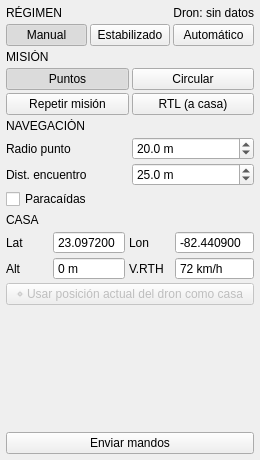
<?xml version="1.0" encoding="UTF-8"?>
<ui version="4.0">
 <class>Widget_Mandos</class>
 <widget class="QWidget" name="Widget_Mandos">
  <property name="geometry">
   <rect>
    <x>0</x>
    <y>0</y>
    <width>260</width>
    <height>460</height>
   </rect>
  </property>
  <property name="windowTitle">
   <string>Mandos</string>
  </property>
  <layout class="QVBoxLayout" name="lPrincipal">
   <property name="spacing">
    <number>4</number>
   </property>
   <property name="leftMargin">
    <number>6</number>
   </property>
   <property name="topMargin">
    <number>6</number>
   </property>
   <property name="rightMargin">
    <number>6</number>
   </property>
   <property name="bottomMargin">
    <number>6</number>
   </property>
   <item>
    <layout class="QHBoxLayout" name="lCabeceraRegimen">
     <item>
      <widget class="QLabel" name="lTituloRegimen">
       <property name="text">
        <string>RÉGIMEN</string>
       </property>
       <property name="rol" stdset="0">
        <string>seccion</string>
       </property>
      </widget>
     </item>
     <item>
      <widget class="QLabel" name="lEstadoDron">
       <property name="text">
        <string>Dron: sin datos</string>
       </property>
       <property name="toolTip">
        <string>Régimen y misión en los que está el dron ahora (lo que dice su telemetría)</string>
       </property>
       <property name="alignment">
        <set>Qt::AlignRight|Qt::AlignVCenter</set>
       </property>
      </widget>
     </item>
    </layout>
   </item>
   <item>
    <layout class="QHBoxLayout" name="lRegimen">
     <property name="spacing">
      <number>3</number>
     </property>
     <item>
      <widget class="QPushButton" name="rB_M">
       <property name="text">
        <string>Manual</string>
       </property>
       <property name="checkable">
        <bool>true</bool>
       </property>
       <property name="checked">
        <bool>true</bool>
       </property>
       <property name="rol" stdset="0">
        <string>manual</string>
       </property>
       <attribute name="buttonGroup">
        <string notr="true">grupoRegimen</string>
       </attribute>
      </widget>
     </item>
     <item>
      <widget class="QPushButton" name="rB_SA">
       <property name="text">
        <string>Estabilizado</string>
       </property>
       <property name="checkable">
        <bool>true</bool>
       </property>
       <property name="rol" stdset="0">
        <string>estabilizado</string>
       </property>
       <attribute name="buttonGroup">
        <string notr="true">grupoRegimen</string>
       </attribute>
      </widget>
     </item>
     <item>
      <widget class="QPushButton" name="rB_A">
       <property name="text">
        <string>Automático</string>
       </property>
       <property name="checkable">
        <bool>true</bool>
       </property>
       <property name="rol" stdset="0">
        <string>automatico</string>
       </property>
       <attribute name="buttonGroup">
        <string notr="true">grupoRegimen</string>
       </attribute>
      </widget>
     </item>
    </layout>
   </item>
   <item>
    <widget class="QLabel" name="lTituloMision">
     <property name="text">
      <string>MISIÓN</string>
     </property>
     <property name="rol" stdset="0">
      <string>seccion</string>
     </property>
    </widget>
   </item>
   <item>
    <layout class="QGridLayout" name="lMision">
     <property name="spacing">
      <number>3</number>
     </property>
     <item row="0" column="0">
      <widget class="QPushButton" name="rB_Defoult">
       <property name="text">
        <string>Puntos</string>
       </property>
       <property name="toolTip">
        <string>Recorre la ruta una vez</string>
       </property>
       <property name="checkable">
        <bool>true</bool>
       </property>
       <property name="checked">
        <bool>true</bool>
       </property>
       <property name="rol" stdset="0">
        <string>mision</string>
       </property>
       <attribute name="buttonGroup">
        <string notr="true">grupoMision</string>
       </attribute>
      </widget>
     </item>
     <item row="0" column="1">
      <widget class="QPushButton" name="rB_Circular">
       <property name="text">
        <string>Circular</string>
       </property>
       <property name="toolTip">
        <string>Da vueltas sobre el punto al que iba</string>
       </property>
       <property name="checkable">
        <bool>true</bool>
       </property>
       <property name="rol" stdset="0">
        <string>mision</string>
       </property>
       <attribute name="buttonGroup">
        <string notr="true">grupoMision</string>
       </attribute>
      </widget>
     </item>
     <item row="1" column="0">
      <widget class="QPushButton" name="rB_Repetir_Mision">
       <property name="text">
        <string>Repetir misión</string>
       </property>
       <property name="toolTip">
        <string>Recorre la ruta una y otra vez</string>
       </property>
       <property name="checkable">
        <bool>true</bool>
       </property>
       <property name="rol" stdset="0">
        <string>mision</string>
       </property>
       <attribute name="buttonGroup">
        <string notr="true">grupoMision</string>
       </attribute>
      </widget>
     </item>
     <item row="1" column="1">
      <widget class="QPushButton" name="rB_RTL">
       <property name="text">
        <string>RTL (a casa)</string>
       </property>
       <property name="toolTip">
        <string>Vuelve a casa a V.RTH y da vueltas sobre ella</string>
       </property>
       <property name="checkable">
        <bool>true</bool>
       </property>
       <property name="rol" stdset="0">
        <string>mision</string>
       </property>
       <attribute name="buttonGroup">
        <string notr="true">grupoMision</string>
       </attribute>
      </widget>
     </item>
    </layout>
   </item>
   <item>
    <widget class="QLabel" name="lTituloNavegacion">
     <property name="text">
      <string>NAVEGACIÓN</string>
     </property>
     <property name="rol" stdset="0">
      <string>seccion</string>
     </property>
    </widget>
   </item>
   <item>
    <layout class="QGridLayout" name="lNavegacion">
     <property name="horizontalSpacing">
      <number>4</number>
     </property>
     <property name="verticalSpacing">
      <number>3</number>
     </property>
     <item row="0" column="0">
      <widget class="QLabel" name="label_14">
       <property name="text">
        <string>Radio punto</string>
       </property>
       <property name="toolTip">
        <string>Radio en el que el dron da un punto por cumplido (metros Mercator)</string>
       </property>
      </widget>
     </item>
     <item row="0" column="1">
      <widget class="QDoubleSpinBox" name="dsB_Radio_Acercamiento">
       <property name="suffix">
        <string> m</string>
       </property>
       <property name="decimals">
        <number>1</number>
       </property>
       <property name="maximum">
        <double>1000.000000000000000</double>
       </property>
       <property name="value">
        <double>20.000000000000000</double>
       </property>
      </widget>
     </item>
     <item row="1" column="0">
      <widget class="QLabel" name="label_15">
       <property name="text">
        <string>Dist. encuentro</string>
       </property>
      </widget>
     </item>
     <item row="1" column="1">
      <widget class="QDoubleSpinBox" name="dsB_Distancia_Encuentro">
       <property name="suffix">
        <string> m</string>
       </property>
       <property name="decimals">
        <number>1</number>
       </property>
       <property name="maximum">
        <double>5000.000000000000000</double>
       </property>
       <property name="value">
        <double>25.000000000000000</double>
       </property>
      </widget>
     </item>
     <item row="2" column="0" colspan="2">
      <widget class="QCheckBox" name="chB_Paracaidas">
       <property name="text">
        <string>Paracaídas</string>
       </property>
       <property name="toolTip">
        <string>Abre el paracaídas al enviar los mandos</string>
       </property>
      </widget>
     </item>
    </layout>
   </item>
   <item>
    <widget class="QLabel" name="lTituloCasa">
     <property name="text">
      <string>CASA</string>
     </property>
     <property name="rol" stdset="0">
      <string>seccion</string>
     </property>
    </widget>
   </item>
   <item>
    <layout class="QGridLayout" name="lCasa">
     <property name="horizontalSpacing">
      <number>4</number>
     </property>
     <property name="verticalSpacing">
      <number>3</number>
     </property>
     <item row="0" column="0">
      <widget class="QLabel" name="label_17">
       <property name="text">
        <string>Lat</string>
       </property>
      </widget>
     </item>
     <item row="0" column="1">
      <widget class="QDoubleSpinBox" name="dsB_Home1">
       <property name="buttonSymbols">
        <enum>QAbstractSpinBox::NoButtons</enum>
       </property>
       <property name="decimals">
        <number>6</number>
       </property>
       <property name="minimum">
        <double>-90.000000000000000</double>
       </property>
       <property name="maximum">
        <double>90.000000000000000</double>
       </property>
       <property name="value">
        <double>23.097200000000001</double>
       </property>
      </widget>
     </item>
     <item row="0" column="2">
      <widget class="QLabel" name="label_18">
       <property name="text">
        <string>Lon</string>
       </property>
      </widget>
     </item>
     <item row="0" column="3">
      <widget class="QDoubleSpinBox" name="dsB_Home2">
       <property name="buttonSymbols">
        <enum>QAbstractSpinBox::NoButtons</enum>
       </property>
       <property name="decimals">
        <number>6</number>
       </property>
       <property name="minimum">
        <double>-180.000000000000000</double>
       </property>
       <property name="maximum">
        <double>180.000000000000000</double>
       </property>
       <property name="value">
        <double>-82.440899999999999</double>
       </property>
      </widget>
     </item>
     <item row="1" column="0">
      <widget class="QLabel" name="label_19">
       <property name="text">
        <string>Alt</string>
       </property>
      </widget>
     </item>
     <item row="1" column="1">
      <widget class="QDoubleSpinBox" name="dsB_Home3">
       <property name="buttonSymbols">
        <enum>QAbstractSpinBox::NoButtons</enum>
       </property>
       <property name="suffix">
        <string> m</string>
       </property>
       <property name="decimals">
        <number>0</number>
       </property>
       <property name="maximum">
        <double>10000.000000000000000</double>
       </property>
      </widget>
     </item>
     <item row="1" column="2">
      <widget class="QLabel" name="label_16">
       <property name="text">
        <string>V.RTH</string>
       </property>
       <property name="toolTip">
        <string>Velocidad de regreso a casa</string>
       </property>
      </widget>
     </item>
     <item row="1" column="3">
      <widget class="QDoubleSpinBox" name="dsB_Velocidad_RTH">
       <property name="buttonSymbols">
        <enum>QAbstractSpinBox::NoButtons</enum>
       </property>
       <property name="suffix">
        <string> km/h</string>
       </property>
       <property name="decimals">
        <number>0</number>
       </property>
       <property name="maximum">
        <double>300.000000000000000</double>
       </property>
       <property name="value">
        <double>72.000000000000000</double>
       </property>
      </widget>
     </item>
     <item row="2" column="0" colspan="4">
      <widget class="QPushButton" name="pB_CasaDron">
       <property name="text">
        <string>⌖ Usar posición actual del dron como casa</string>
       </property>
       <property name="enabled">
        <bool>false</bool>
       </property>
       <property name="toolTip">
        <string>Pone en Lat y Lon la última posición recibida del dron (se manda con Enviar)</string>
       </property>
      </widget>
     </item>
    </layout>
   </item>
   <item>
    <spacer name="espacio">
     <property name="orientation">
      <enum>Qt::Vertical</enum>
     </property>
     <property name="sizeHint" stdset="0">
      <size>
       <width>20</width>
       <height>4</height>
      </size>
     </property>
    </spacer>
   </item>
   <item>
    <widget class="QPushButton" name="pB_Enviar">
     <property name="text">
      <string>Enviar mandos</string>
     </property>
     <property name="toolTip">
      <string>Manda al dron el régimen, la misión, la navegación y la casa de esta pestaña</string>
     </property>
    </widget>
   </item>
  </layout>
 </widget>
 <resources/>
 <connections/>
 <buttongroups>
  <buttongroup name="grupoRegimen"/>
  <buttongroup name="grupoMision"/>
 </buttongroups>
</ui>
